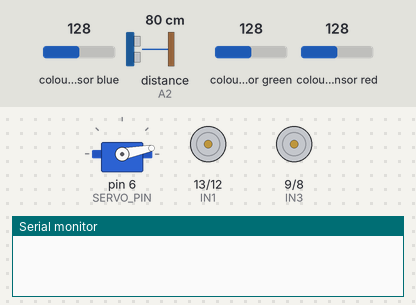
This sketch was run on a simulated Arduino Uno, built with avr-gcc and run on an emulated ATmega328P. Parts: servo, motor-driver pin pairs drawn as motors (green arrow = first pin HIGH = forward, orange = second pin HIGH = backward, longer = more drive, scaled by the enable pin), the last lines printed to the serial monitor. Wiring (inferred from the names in the program): ultrasonic range finder: trigger pin 5; echo A2; TCS3200 colour sensor: output A1; S2 pin 4; S3 pin 7; S0 pin 2; S1 pin 3. Inputs (shaded band) come from the test bench; at power-on: colour sensor green 128, colour sensor blue 128, distance to the obstacle (sensor on A2) 80 cm, colour sensor red 128. The echo pulse lasts 58.3 µs per cm.

Above: at 0.1 s.
At 2.2 s:
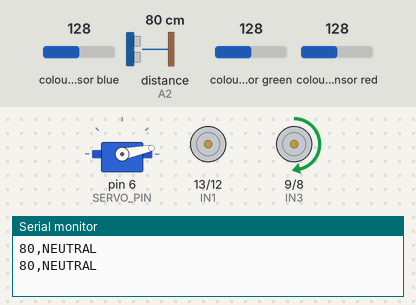
2.3 s: colour sensor green set to 5
At 3.6 s:
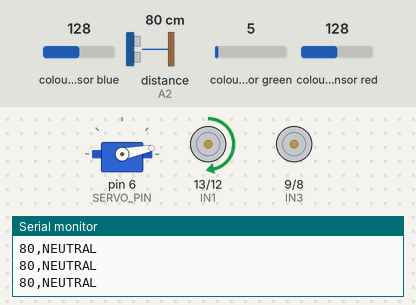
Timing chart, 0 to 5.3 s (numbered marks = the images above; inputs shaded):
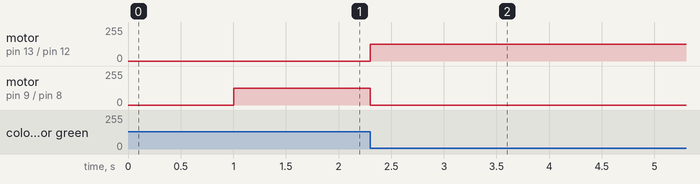

Measured:
- after the input at 2.3 s, motor on pin 13 (IN1) / pin 12 (IN2): stopped → forward 125/255 at once; motor on pin 9 (IN3) / pin 8 (IN4): forward 125/255 → stopped at once

The sketch:

run_with_commentary.ino
```cpp
#include <Servo.h>

// ===== L298N Motor Driver Pins =====
#define ENA 11
#define ENB 10
#define IN1 13
#define IN2 12
#define IN3 9
#define IN4 8

// ===== Color Sensor Pins =====
#define SENSOR_OUT A1
#define SENSOR_S0 2
#define SENSOR_S1 3
#define SENSOR_S2 4
#define SENSOR_S3 7

// ===== Servo & Ultrasonic Pins =====
#define SERVO_PIN 6
#define TRIGGER 5
#define ECHO A2

// ===== Color Thresholds (Keep your calibrated values here) =====
#define BLACK_RED_MIN 135
#define BLACK_RED_MAX 165
#define BLACK_GREEN_MIN 135
#define BLACK_GREEN_MAX 170
#define BLACK_BLUE_MIN 130
#define BLACK_BLUE_MAX 150

#define WHITE_RED 17
#define WHITE_GREEN 18
#define WHITE_BLUE 16

#define RED_RED_MIN 23
#define RED_RED_MAX 26
#define RED_GREEN_MIN 95
#define RED_GREEN_MAX 110
#define RED_BLUE_MIN 75
#define RED_BLUE_MAX 85

#define BLUE_RED_MIN 76
#define BLUE_RED_MAX 81
#define BLUE_GREEN_MIN 48
#define BLUE_GREEN_MAX 51
#define BLUE_BLUE_MIN 27
#define BLUE_BLUE_MAX 30

#define GREEN_RED_MIN 50
#define GREEN_RED_MAX 70
#define GREEN_GREEN_MIN 30
#define GREEN_GREEN_MAX 50
#define GREEN_BLUE_MIN 40
#define GREEN_BLUE_MAX 60

// Motor speed (0-255)
#define BASE_SPEED 70
#define MAX_SPEED 125
#define MIN_SPEED 0
#define KP 3.5
#define KD 2.0

// ===== Global Variables =====
int redValue = 0, greenValue = 0, blueValue = 0;
float error = 0, lastError = 0, derivative = 0, pdOutput = 0;
unsigned long lastSendTime = 0;
const int sendInterval = 800; // Time between AI commentary updates

enum RobotState { STATE_FOLLOW_LINE, STATE_BLUE_DETECTED_1, STATE_FOLLOW_TO_BLACK, STATE_ROTATE_TO_GREEN, STATE_FOLLOW_GREEN, STATE_BLUE_DETECTED_2, STATE_RETURN_PATH, STATE_DONE };
RobotState currentState = STATE_FOLLOW_LINE;
int blueDetectCount = 0, blueConfirmCount = 0, blackConfirmCount = 0, greenConfirmCount = 0;
#define COLOR_CONFIRM_COUNT 5

Servo servoMotor;

void setup() {
  Serial.begin(115200); // Higher speed for AI processing
  pinMode(ENA, OUTPUT); pinMode(ENB, OUTPUT); pinMode(IN1, OUTPUT); pinMode(IN2, OUTPUT); pinMode(IN3, OUTPUT); pinMode(IN4, OUTPUT);
  pinMode(SENSOR_OUT, INPUT); pinMode(SENSOR_S0, OUTPUT); pinMode(SENSOR_S1, OUTPUT); pinMode(SENSOR_S2, OUTPUT); pinMode(SENSOR_S3, OUTPUT);
  pinMode(TRIGGER, OUTPUT); pinMode(ECHO, INPUT);
  digitalWrite(SENSOR_S0, HIGH); digitalWrite(SENSOR_S1, LOW);
  servoMotor.attach(SERVO_PIN);
  servoMotor.write(11);
  delay(1000);
}

void loop() {
  readColorFast();

  // Send data to Python for commentary
  if (millis() - lastSendTime > sendInterval) {
    sendDataToPython();
    lastSendTime = millis();
  }

  switch (currentState) {
    case STATE_FOLLOW_LINE:
      if (isBlue()) {
        blueConfirmCount++;
        if (blueConfirmCount >= COLOR_CONFIRM_COUNT) {
          stopMotors(); delay(1000); turn180();
          blueConfirmCount = 0; blueDetectCount++;
          currentState = STATE_FOLLOW_TO_BLACK;
          return;
        }
      } else { blueConfirmCount = 0; }
      doLineFollowing();
      break;

    case STATE_FOLLOW_TO_BLACK:
      if (isBlack()) {
        blackConfirmCount++;
        if (blackConfirmCount >= COLOR_CONFIRM_COUNT) {
          stopMotors(); delay(200); blackConfirmCount = 0;
          currentState = STATE_ROTATE_TO_GREEN;
          return;
        }
      } else { blackConfirmCount = 0; }
      doLineFollowing();
      break;

    case STATE_ROTATE_TO_GREEN:
      rotateSlowRight();
      if (isGreen()) {
        greenConfirmCount++;
        if (greenConfirmCount >= COLOR_CONFIRM_COUNT) {
          stopMotors(); delay(100); greenConfirmCount = 0;
          currentState = STATE_FOLLOW_GREEN;
          return;
        }
      } else { greenConfirmCount = 0; }
      break;

    case STATE_FOLLOW_GREEN:
      if (isBlue()) {
        blueConfirmCount++;
        if (blueConfirmCount >= COLOR_CONFIRM_COUNT) {
          stopMotors(); delay(1000); turn180();
          blueConfirmCount = 0; blueDetectCount++;
          currentState = STATE_RETURN_PATH;
          return;
        }
      } else { blueConfirmCount = 0; }
      doLineFollowingGreen();
      break;

    case STATE_RETURN_PATH:
      doLineFollowing();
      break;

    case STATE_DONE:
      stopMotors();
      break;
  }
  delay(20);
}

void sendDataToPython() {
  long distance = getDistance();
  String colorLabel = "NEUTRAL";
  if (isBlack()) colorLabel = "BLACK_LINE";
  else if (isRed()) colorLabel = "RED_DANGER";
  else if (isBlue()) colorLabel = "BLUE_ZONE";
  else if (isGreen()) colorLabel = "GREEN_PATH";

  Serial.print(distance);
  Serial.print(",");
  Serial.println(colorLabel);
}

// ===== Color Detection Functions =====
bool isBlack() {
  return (redValue >= BLACK_RED_MIN && redValue <= BLACK_RED_MAX &&
          greenValue >= BLACK_GREEN_MIN && greenValue <= BLACK_GREEN_MAX &&
          blueValue >= BLACK_BLUE_MIN && blueValue <= BLACK_BLUE_MAX);
}

bool isRed() {
  return (redValue >= RED_RED_MIN && redValue <= RED_RED_MAX &&
          greenValue >= RED_GREEN_MIN && greenValue <= RED_GREEN_MAX &&
          blueValue >= RED_BLUE_MIN && blueValue <= RED_BLUE_MAX);
}

bool isBlue() {
  return (redValue >= BLUE_RED_MIN && redValue <= BLUE_RED_MAX &&
          greenValue >= BLUE_GREEN_MIN && greenValue <= BLUE_GREEN_MAX &&
          blueValue >= BLUE_BLUE_MIN && blueValue <= BLUE_BLUE_MAX);
}

bool isGreen() {
  return (redValue >= GREEN_RED_MIN && redValue <= GREEN_RED_MAX &&
          greenValue >= GREEN_GREEN_MIN && greenValue <= GREEN_GREEN_MAX &&
          blueValue >= GREEN_BLUE_MIN && blueValue <= GREEN_BLUE_MAX);
}

bool isWhite() {
  // White has very low frequency values
  return (redValue < 30 && greenValue < 30 && blueValue < 30);
}

// ===== Color Sensor Functions =====
void readColorFast() {
  // Read RED (S2 = LOW, S3 = LOW)
  digitalWrite(SENSOR_S2, LOW);
  digitalWrite(SENSOR_S3, LOW);
  redValue = pulseIn(SENSOR_OUT, LOW, 10000);

  // Read GREEN (S2 = HIGH, S3 = HIGH)
  digitalWrite(SENSOR_S2, HIGH);
  digitalWrite(SENSOR_S3, HIGH);
  greenValue = pulseIn(SENSOR_OUT, LOW, 10000);

  // Read BLUE (S2 = LOW, S3 = HIGH)
  digitalWrite(SENSOR_S2, LOW);
  digitalWrite(SENSOR_S3, HIGH);
  blueValue = pulseIn(SENSOR_OUT, LOW, 10000);
}

// ===== Motor Control Functions =====
void moveForward(int speed) {
  digitalWrite(IN1, HIGH);
  digitalWrite(IN2, LOW);
  analogWrite(ENA, speed);

  digitalWrite(IN3, HIGH);
  digitalWrite(IN4, LOW);
  analogWrite(ENB, speed);
}

void stopMotors() {
  analogWrite(ENA, 0);
  analogWrite(ENB, 0);
}

// ===== Turn Functions =====
#define TURN_TIME_90 650
#define TURN_SPEED_90 150

// Turn 90 degrees RIGHT (pivot turn)
void turnRight90() {
  // Left motor forward, right motor backward
  digitalWrite(IN1, HIGH);
  digitalWrite(IN2, LOW);
  analogWrite(ENA, TURN_SPEED_90);

  digitalWrite(IN3, LOW);
  digitalWrite(IN4, HIGH);
  analogWrite(ENB, TURN_SPEED_90);

  delay(TURN_TIME_90);
  stopMotors();
  delay(100);  // Brief pause
}

// Turn 180 degrees (two 90 degree turns)
void turn180() {
  // Left motor forward, right motor backward
  digitalWrite(IN1, HIGH);
  digitalWrite(IN2, LOW);
  analogWrite(ENA, TURN_SPEED_90);

  digitalWrite(IN3, LOW);
  digitalWrite(IN4, HIGH);
  analogWrite(ENB, TURN_SPEED_90);

  delay(TURN_TIME_90 * 2);  // Double the time for 180
  stopMotors();
  delay(100);
}

// Slow rotation to the right for finding colors
#define ROTATE_SPEED 80
void rotateSlowRight() {
  digitalWrite(IN1, HIGH);
  digitalWrite(IN2, LOW);
  analogWrite(ENA, ROTATE_SPEED);

  digitalWrite(IN3, LOW);
  digitalWrite(IN4, HIGH);
  analogWrite(ENB, ROTATE_SPEED);
}

// Standard line following logic
void doLineFollowing() {
  // Determine error based on line type
  if (isBlack()) {
    error = map(greenValue, WHITE_GREEN, 150, 100, -100);
  }
  else if (isRed()) {
    error = map(greenValue, WHITE_GREEN, 102, 100, -100);
  }
  else {
    error = map(greenValue, WHITE_GREEN, 150, 100, -100);
  }

  error = constrain(error, -100, 100);
  derivative = error - lastError;
  pdOutput = (KP * error) + (KD * derivative);

  int leftSpeed = BASE_SPEED - pdOutput;
  int rightSpeed = BASE_SPEED + pdOutput;

  leftSpeed = constrain(leftSpeed, MIN_SPEED, MAX_SPEED);
  rightSpeed = constrain(rightSpeed, MIN_SPEED, MAX_SPEED);

  setMotorSpeeds(leftSpeed, rightSpeed);
  lastError = error;
}

// Line following for green line
void doLineFollowingGreen() {
  // Green line - use green channel midpoint (~40)
  error = map(greenValue, WHITE_GREEN, 40, 100, -100);
  error = constrain(error, -100, 100);

  derivative = error - lastError;
  pdOutput = (KP * error) + (KD * derivative);

  int leftSpeed = BASE_SPEED - pdOutput;
  int rightSpeed = BASE_SPEED + pdOutput;

  leftSpeed = constrain(leftSpeed, MIN_SPEED, MAX_SPEED);
  rightSpeed = constrain(rightSpeed, MIN_SPEED, MAX_SPEED);

  setMotorSpeeds(leftSpeed, rightSpeed);
  lastError = error;
}

void setMotorSpeeds(int leftSpeed, int rightSpeed) {
  // Left motor
  if (leftSpeed >= 0) {
    digitalWrite(IN1, HIGH);
    digitalWrite(IN2, LOW);
    analogWrite(ENA, leftSpeed);
  } else {
    digitalWrite(IN1, LOW);
    digitalWrite(IN2, HIGH);
    analogWrite(ENA, -leftSpeed);
  }

  // Right motor
  if (rightSpeed >= 0) {
    digitalWrite(IN3, HIGH);
    digitalWrite(IN4, LOW);
    analogWrite(ENB, rightSpeed);
  } else {
    digitalWrite(IN3, LOW);
    digitalWrite(IN4, HIGH);
    analogWrite(ENB, -rightSpeed);
  }
}

// ===== Ultrasonic Sensor Function =====
long getDistance() {
  digitalWrite(TRIGGER, LOW);
  delayMicroseconds(2);
  digitalWrite(TRIGGER, HIGH);
  delayMicroseconds(10);
  digitalWrite(TRIGGER, LOW);

  long duration = pulseIn(ECHO, HIGH, 30000);
  long distance = duration / 58;

  return distance;
}

// ===== Servo Control Function =====
void setServoAngle(int angle) {
  servoMotor.write(angle);
}
```
